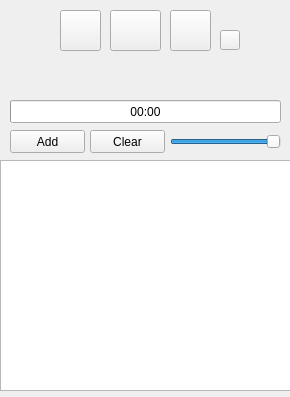
<?xml version="1.0" encoding="UTF-8"?>
<ui version="4.0">
 <class>MainWindow</class>
 <widget class="QMainWindow" name="MainWindow">
  <property name="geometry">
   <rect>
    <x>0</x>
    <y>0</y>
    <width>290</width>
    <height>397</height>
   </rect>
  </property>
  <property name="minimumSize">
   <size>
    <width>290</width>
    <height>397</height>
   </size>
  </property>
  <property name="maximumSize">
   <size>
    <width>290</width>
    <height>397</height>
   </size>
  </property>
  <property name="windowTitle">
   <string>Player</string>
  </property>
  <widget class="QWidget" name="centralwidget">
   <widget class="QPushButton" name="Add">
    <property name="geometry">
     <rect>
      <x>10</x>
      <y>130</y>
      <width>75</width>
      <height>23</height>
     </rect>
    </property>
    <property name="text">
     <string>Add</string>
    </property>
   </widget>
   <widget class="QPushButton" name="Play">
    <property name="geometry">
     <rect>
      <x>110</x>
      <y>10</y>
      <width>51</width>
      <height>41</height>
     </rect>
    </property>
    <property name="text">
     <string/>
    </property>
    <property name="icon">
     <iconset>
      <normaloff>play.png</normaloff>play.png</iconset>
    </property>
    <property name="iconSize">
     <size>
      <width>50</width>
      <height>35</height>
     </size>
    </property>
   </widget>
   <widget class="QPushButton" name="Back">
    <property name="geometry">
     <rect>
      <x>60</x>
      <y>10</y>
      <width>41</width>
      <height>41</height>
     </rect>
    </property>
    <property name="text">
     <string/>
    </property>
    <property name="icon">
     <iconset>
      <normaloff>back.png</normaloff>back.png</iconset>
    </property>
    <property name="iconSize">
     <size>
      <width>35</width>
      <height>35</height>
     </size>
    </property>
   </widget>
   <widget class="QPushButton" name="Next">
    <property name="enabled">
     <bool>true</bool>
    </property>
    <property name="geometry">
     <rect>
      <x>170</x>
      <y>10</y>
      <width>41</width>
      <height>41</height>
     </rect>
    </property>
    <property name="text">
     <string/>
    </property>
    <property name="icon">
     <iconset>
      <normaloff>next.png</normaloff>next.png</iconset>
    </property>
    <property name="iconSize">
     <size>
      <width>35</width>
      <height>35</height>
     </size>
    </property>
   </widget>
   <widget class="QTableView" name="playlistView">
    <property name="geometry">
     <rect>
      <x>0</x>
      <y>160</y>
      <width>291</width>
      <height>231</height>
     </rect>
    </property>
   </widget>
   <widget class="QLabel" name="currentTrack">
    <property name="geometry">
     <rect>
      <x>20</x>
      <y>60</y>
      <width>251</width>
      <height>31</height>
     </rect>
    </property>
    <property name="autoFillBackground">
     <bool>true</bool>
    </property>
    <property name="text">
     <string/>
    </property>
   </widget>
   <widget class="QPushButton" name="Stop">
    <property name="geometry">
     <rect>
      <x>220</x>
      <y>30</y>
      <width>20</width>
      <height>20</height>
     </rect>
    </property>
    <property name="text">
     <string/>
    </property>
    <property name="icon">
     <iconset>
      <normaloff>stop.png</normaloff>stop.png</iconset>
    </property>
    <property name="iconSize">
     <size>
      <width>20</width>
      <height>20</height>
     </size>
    </property>
   </widget>
   <widget class="QProgressBar" name="progressBar">
    <property name="geometry">
     <rect>
      <x>10</x>
      <y>100</y>
      <width>271</width>
      <height>23</height>
     </rect>
    </property>
    <property name="maximum">
     <number>100</number>
    </property>
    <property name="value">
     <number>0</number>
    </property>
    <property name="format">
     <string>%v0:%v0</string>
    </property>
   </widget>
   <widget class="QPushButton" name="Clear">
    <property name="geometry">
     <rect>
      <x>90</x>
      <y>130</y>
      <width>75</width>
      <height>23</height>
     </rect>
    </property>
    <property name="text">
     <string>Clear</string>
    </property>
   </widget>
   <widget class="QSlider" name="Volume">
    <property name="geometry">
     <rect>
      <x>170</x>
      <y>131</y>
      <width>111</width>
      <height>21</height>
     </rect>
    </property>
    <property name="maximum">
     <number>100</number>
    </property>
    <property name="value">
     <number>100</number>
    </property>
    <property name="tracking">
     <bool>true</bool>
    </property>
    <property name="orientation">
     <enum>Qt::Horizontal</enum>
    </property>
   </widget>
  </widget>
 </widget>
 <resources/>
 <connections/>
</ui>
